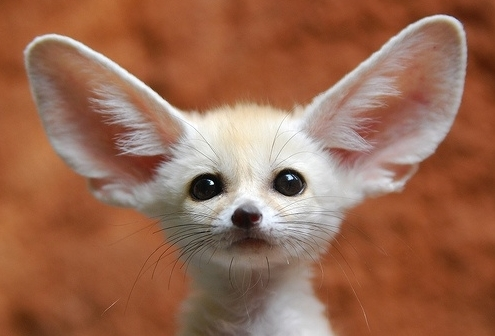
//> input picture Pixel-wise Operation/input.jpg, 495 x 336 px
$ ./hist_eq_YUV   (built with g++ and OpenCV 4)
//> lines starting //> are read from the running program, lines starting //| are printed output that depends on the picture
#include "hist_func.h"

void hist_eq(Mat &input, Mat &equalized, G *trans_func, float *CDF);

int main() {

	Mat input = imread("input.jpg", IMREAD_COLOR);
//> input is the input picture: 336 rows x 495 cols, CV_8UC3; mean B, G, R 81.4, 105.2, 153.6
	Mat equalized_YUV;

	cvtColor(input, equalized_YUV, COLOR_RGB2YUV);	// RGB -> YUV
//> equalized_YUV: 336 rows x 495 cols, CV_8UC3; mean of channels 0, 1, 2 103.6, 152.5, 108.5

	// split each channel(Y, U, V)
	Mat channels[3];
	split(equalized_YUV, channels);
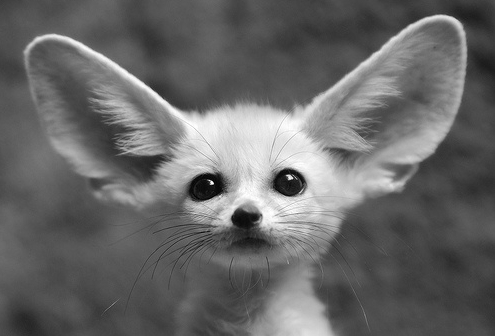
//> channels[0]: 336 rows x 495 cols, CV_8UC1; min 0, max 255, mean 103.6
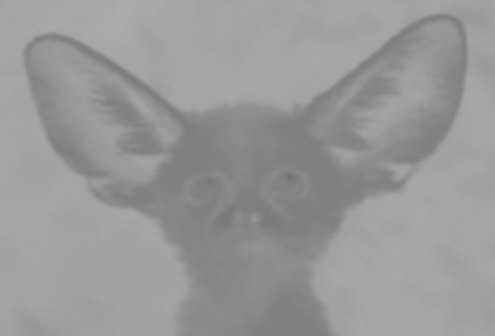
//> channels[1]: 336 rows x 495 cols, CV_8UC1; min 113, max 171, mean 152.5
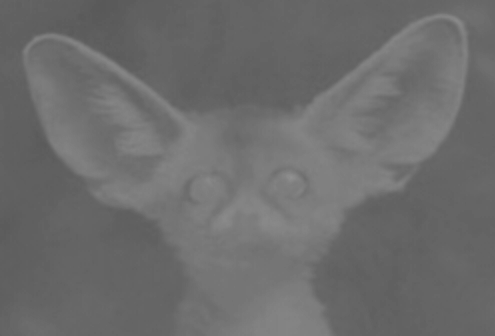
//> channels[2]: 336 rows x 495 cols, CV_8UC1; min 89, max 145, mean 108.5
	Mat Y = channels[0];						// U = channels[1], V = channels[2]

	// PDF or transfer function txt files
	FILE *f_equalized_PDF_YUV, *f_PDF_RGB;
	FILE *f_trans_func_eq_YUV;

//> (the run ends here: the program needs code that is not available in this run, at `float **PDF_RGB = cal_PDF_RGB(input);`)
